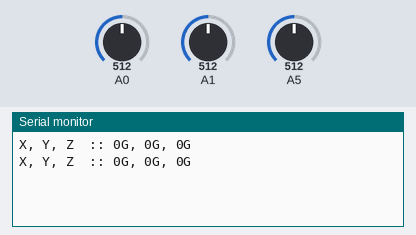
The sketch below on a simulated Arduino Uno, built with avr-gcc and run on an emulated ATmega328P. Shown: the last lines printed to the serial monitor. Inputs (shaded band) come from the test bench; at power-on: A0 = 512, A1 = 512, A5 = 512.

Above: at 1.2 s.
1.3 s: A0 set to 716
At 2.6 s:
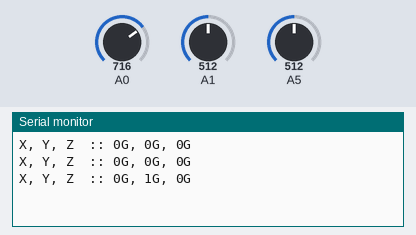
2.8 s: A1 set to 716
At 3.8 s:
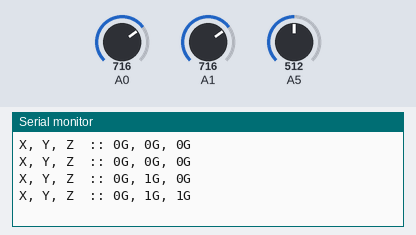
4.3 s: A5 set to 716
At 5.6 s:
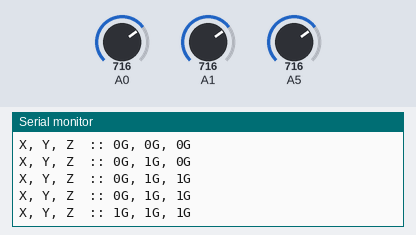
5.8 s: A0 set to 900
At 6.9 s:
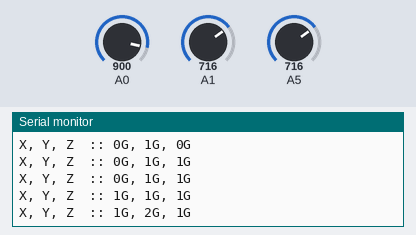
7.3 s: A1 set to 900
At 8.6 s:
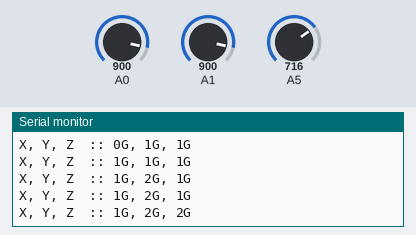
8.8 s: A5 set to 900
At 9.9 s:
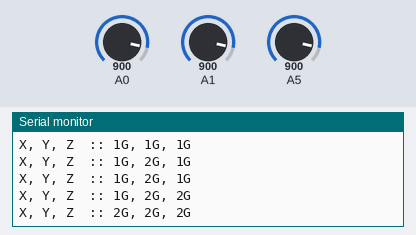
Timing chart, 0 to 11.3 s (numbered marks = the images above; inputs shaded):
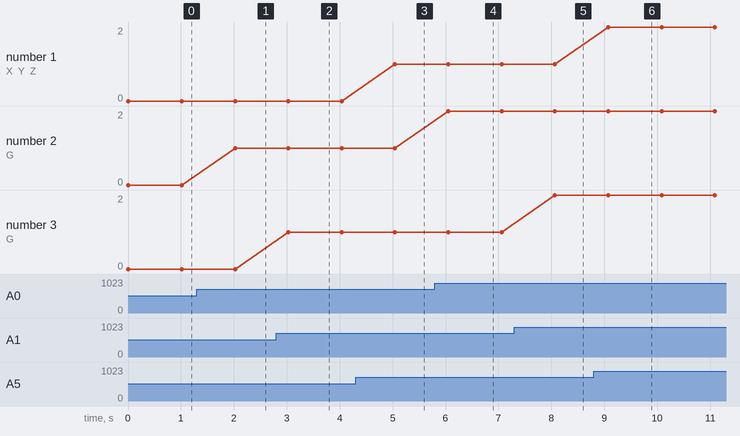

The sketch:

workingadxl.ino
```cpp
const int xInput = 13;
const int yInput = 14;
const int zInput = 15;

// initialize minimum and maximum Raw Ranges for each axis
int RawMin = 0;
int RawMax = 1023;

// Take multiple samples to reduce noise
const int sampleSize = 10;

void setup()
{
  //analogReference(EXTERNAL);
  Serial.begin(115200);
}

void loop()
{
  //Read raw values
  int xRaw = ReadAxis(xInput);
  int yRaw = ReadAxis(yInput);
  int zRaw = ReadAxis(zInput);

  // Convert raw values to 'milli-Gs"
  long xScaled = map(xRaw, RawMin, RawMax, -3000, 3000);
  long yScaled = map(yRaw, RawMin, RawMax, -3000, 3000);
  long zScaled = map(zRaw, RawMin, RawMax, -3000, 3000);

  // re-scale to fractional Gs
  float xAccel = xScaled / 1000.0;
  float yAccel = yScaled / 1000.0;
  float zAccel = zScaled / 1000.0;

  Serial.print("X, Y, Z  :: ");
  //Serial.print(xRaw);
  //Serial.print(", ");
  //Serial.print(yRaw);
  //Serial.print(", ");
  //Serial.print(zRaw);
  //Serial.print(" :: ");
  Serial.print(xAccel, 0);
  Serial.print("G, ");
  Serial.print(yAccel, 0);
  Serial.print("G, ");
  Serial.print(zAccel, 0);
  Serial.println("G");
  //Serial.print('\n');


  delay(1000);
}


// Take samples and return the average
int ReadAxis(int axisPin)
{
  long reading = 0;
  analogRead(axisPin);
  delay(1);
  for (int i = 0; i < sampleSize; i++)
  {
    reading += analogRead(axisPin);
  }
  return reading / sampleSize;
}
```

Measured:
- after the input at 1.3 s, the serial monitor: prints a new line after 0.72 s (image 1)
- after the input at 2.8 s, the serial monitor: prints a new line after 0.23 s (image 2)
- after the input at 4.3 s, the serial monitor: prints a new line after 0.74 s (image 3)
- after the input at 5.8 s, the serial monitor: prints a new line after 0.25 s (image 4)
- after the input at 7.3 s, the serial monitor: prints a new line after 0.77 s (image 5)
- after the input at 8.8 s, the serial monitor: prints a new line after 0.27 s (image 6)
- plotted number 2: 0 → 1 after the input at 1.3 s, 1 → 2 after the input at 5.8 s
